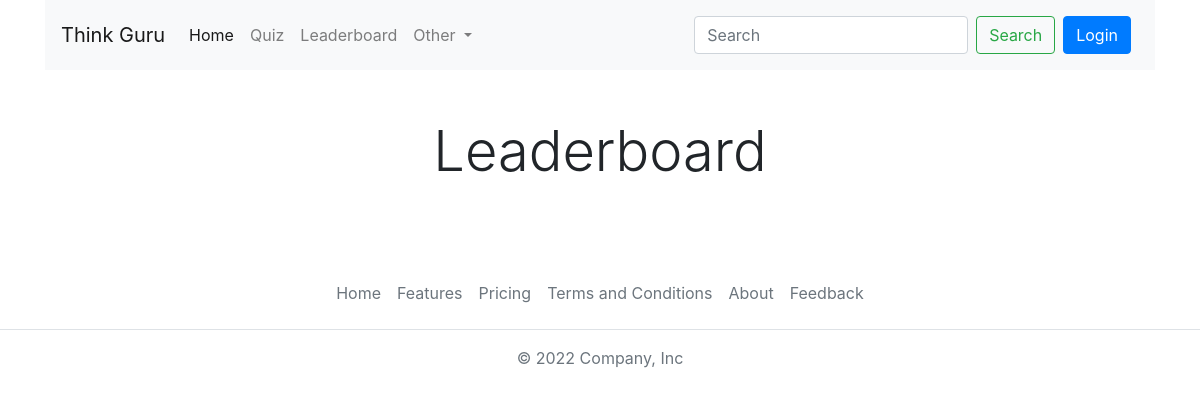
The app's page /leaderboard/, older data.
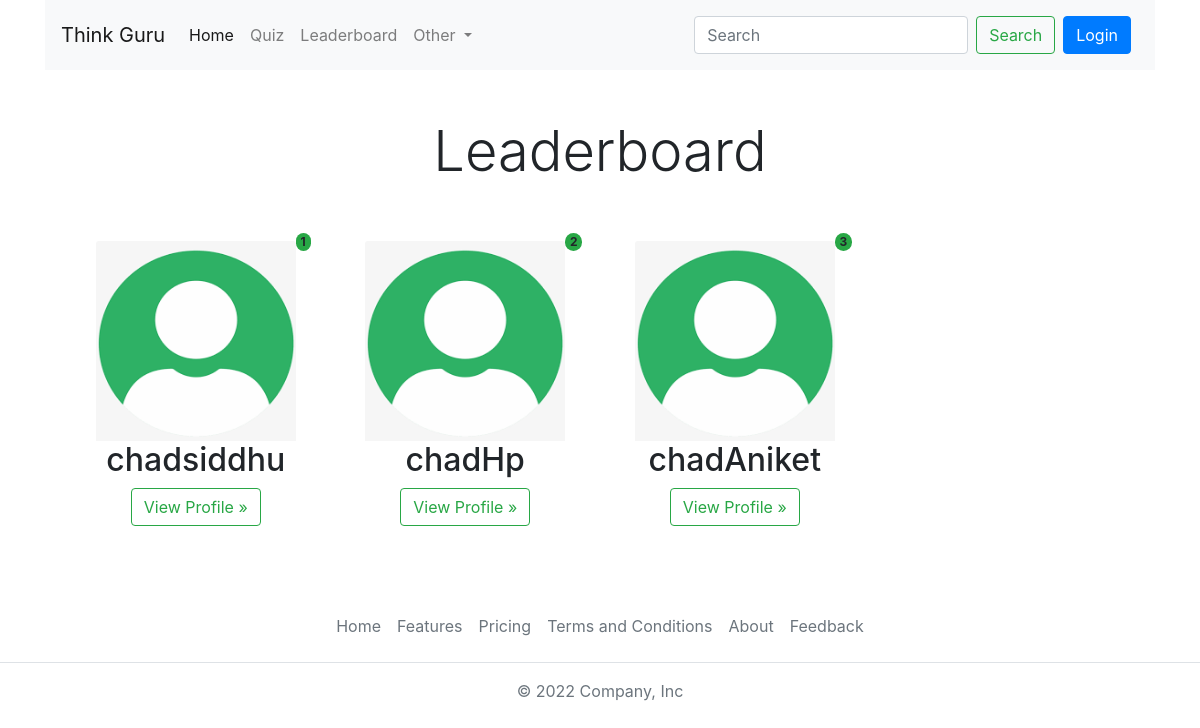
The same page, newer data.
### quiz/models.py (models this page shows, shortened)
class UserRank(models.Model):
  user = models.OneToOneField(User,on_delete=models.CASCADE)
  rank = models.IntegerField(null=True,blank=True)
  totalScore = models.IntegerField(null=True,blank=True)

### account/models.py (models this page shows, shortened)
class Profile(models.Model):
  user = models.OneToOneField(User,on_delete=models.CASCADE)
  bio = models.TextField(null=True,blank=True)
  profile_img = models.ImageField(upload_to='profile_images',default='user_png.png',blank=True)

### base/views.py (the view)
# urls.py: path('leaderboard/',leaderboardView,name="leaderboard_page"),
def leaderboardView(request):
    leaderboard_users = UserRank.objects.order_by('rank')[0:4]
    user_obj = User.objects.get(username=request.user.username)
    user_profile = Profile.objects.get(user=user_obj)
    context = {"leaderboard_users":leaderboard_users,"login_user":user_obj,"login_profile":user_profile}
    return render(request,"leaderboard.html",context)

### templates/leaderboard.html (shortened to what this page needs)
{% extends "index.html" %}
{% block content %}
<div class="container text-center">
  <h1 class="display-4 text-center my-5">Leaderboard</h1>
  <div class="row row-cols-sm-1 row-cols-md-2 row-cols-lg-3 row-cols-xl-4 mx-3">
    {% for rank in leaderboard_users %}
      <div class="col-lg-4 position-relative mb-4">
        <img src="{{rank.user.profile.profile_img.url}}" class="card-img-top img-fluid mt-2" alt="..." style="height: 200px; width: 200px;">
          <span class="position-absolute top-0 start-90 translate-middle badge rounded-pill bg-success">{{forloop.counter}}</span>
          <h2 class="fw-normal">{{rank.user.username}}</h2>
          <p><a class="btn btn-outline-success" href="{% url 'profile_page' rank.user.username %}">View Profile »</a></p>
      </div>
      {% endfor %}
  </div>
</div>
{% endblock %}

### templates/index.html (shortened to what this page needs)
{% load static %}
<!DOCTYPE html>
<html lang="en">
<head>
  <link rel="stylesheet" href="https://cdn.jsdelivr.net/npm/bootstrap@4.4.1/dist/css/bootstrap.min.css"
>
  <link rel="stylesheet" href="{% static 'css/style.css' %}">
</head>
<body>
  {% include "components/navbar.html" %}
  {% block content %}
  {% endblock %}
  {% include "components/footer.html" %}
</body>
</html>

### templates/components/navbar.html (shortened to what this page needs)
<div class="container">
  <nav class="navbar navbar-expand-lg navbar-light bg-light">
    <a class="navbar-brand" href="#">Think Guru</a>
    <div class="collapse navbar-collapse" id="navbarSupportedContent">
      <ul class="navbar-nav mr-auto">
        <li class="nav-item active">
          <a class="nav-link" href="{% url 'home_page' %}">Home<span class="sr-only">(current)</span></a>
        </li>
        <li class="nav-item">
          <a class="nav-link" href="{% url 'allquizpage' %}">Quiz</a>
        </li>
        <li class="nav-item">
          {% if request.user.is_superuser %}
            <a class="nav-link" href="{% url 'dashboard_page' %}">Dashboard</a>
          {% else %}
            <a class="nav-link" href="{% url 'leaderboard_page' %}">Leaderboard</a>
          {% endif %}
        </li>
        <li class="nav-item dropdown">
          <a class="nav-link dropdown-toggle" href="#" id="navbarDropdown" role="button" data-toggle="dropdown"
            aria-haspopup="true" aria-expanded="false">
            Other
          </a>
        </li>
      </ul>
      <form class="form-inline my-2 my-lg-0" action="{% url 'search_users_page' %}">
        <input class="form-control mr-sm-2" type="search" placeholder="Search" aria-label="Search" name="q">
        <button class="btn btn-outline-success my-2 my-sm-0" type="submit">Search</button>
        {% if user.is_authenticated %}
        <a href="" class="btn btn-outline-primary-light">
          <img src="{{login_profile.profile_img.url}}" class="img-fluid rounded-circle" width="40" height="40">
      </a>
        <a href="{%url 'logout_page' %}" class="btn btn-primary m-2">Logout</a>
        {% else %}
        <a href="{%url 'login_page' %}" class="btn btn-primary m-2">Login</a>
        {% endif %}
      </form>
    </div>
  </nav>
</div>

### templates/components/footer.html
<footer class="py-3 my-4">
  <ul class="nav justify-content-center border-bottom pb-3 mb-3">
    <li class="nav-item"><a href="{% url 'home_page' %}" class="nav-link px-2 text-muted">Home</a></li>
    <li class="nav-item"><a href="#" class="nav-link px-2 text-muted">Features</a></li>
    <li class="nav-item"><a href="#" class="nav-link px-2 text-muted">Pricing</a></li>
    <li class="nav-item"><a href="#" class="nav-link px-2 text-muted">Terms and Conditions</a></li>
    <li class="nav-item"><a href="{% url 'about_page' %}" class="nav-link px-2 text-muted">About</a></li>
    <li class="nav-item"><a href="#" class="nav-link px-2 text-muted">Feedback</a></li>
  </ul>
  <p class="text-center text-muted">© 2022 Company, Inc</p>
</footer>

Row changes from the older to the newer data that the page shows:
added UserRank: user.profile.profile_img (picture), user.username "chadsiddhu"
added UserRank: user.profile.profile_img (picture), user.username "chadHp"
added UserRank: user.profile.profile_img (picture), user.username "chadAniket"
